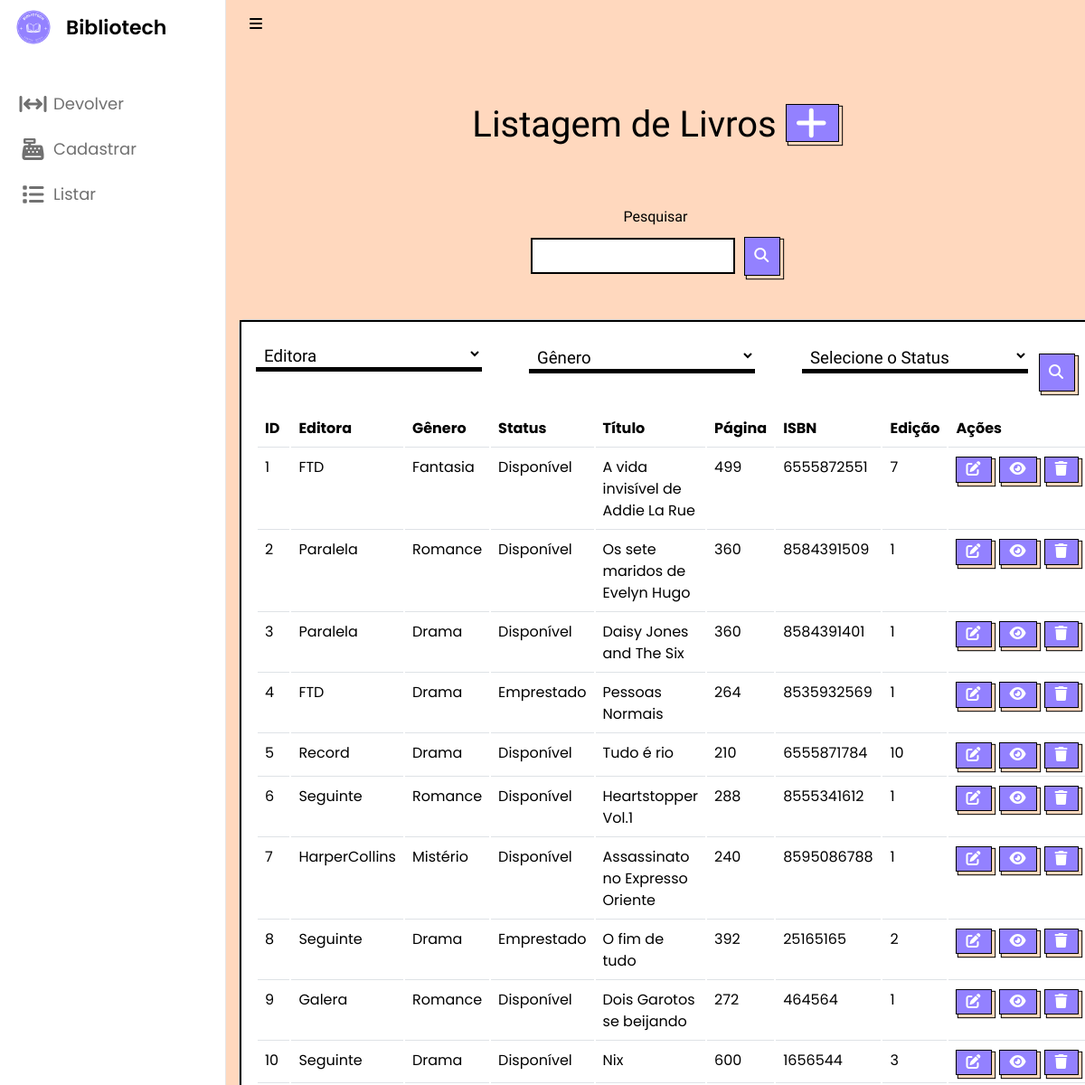
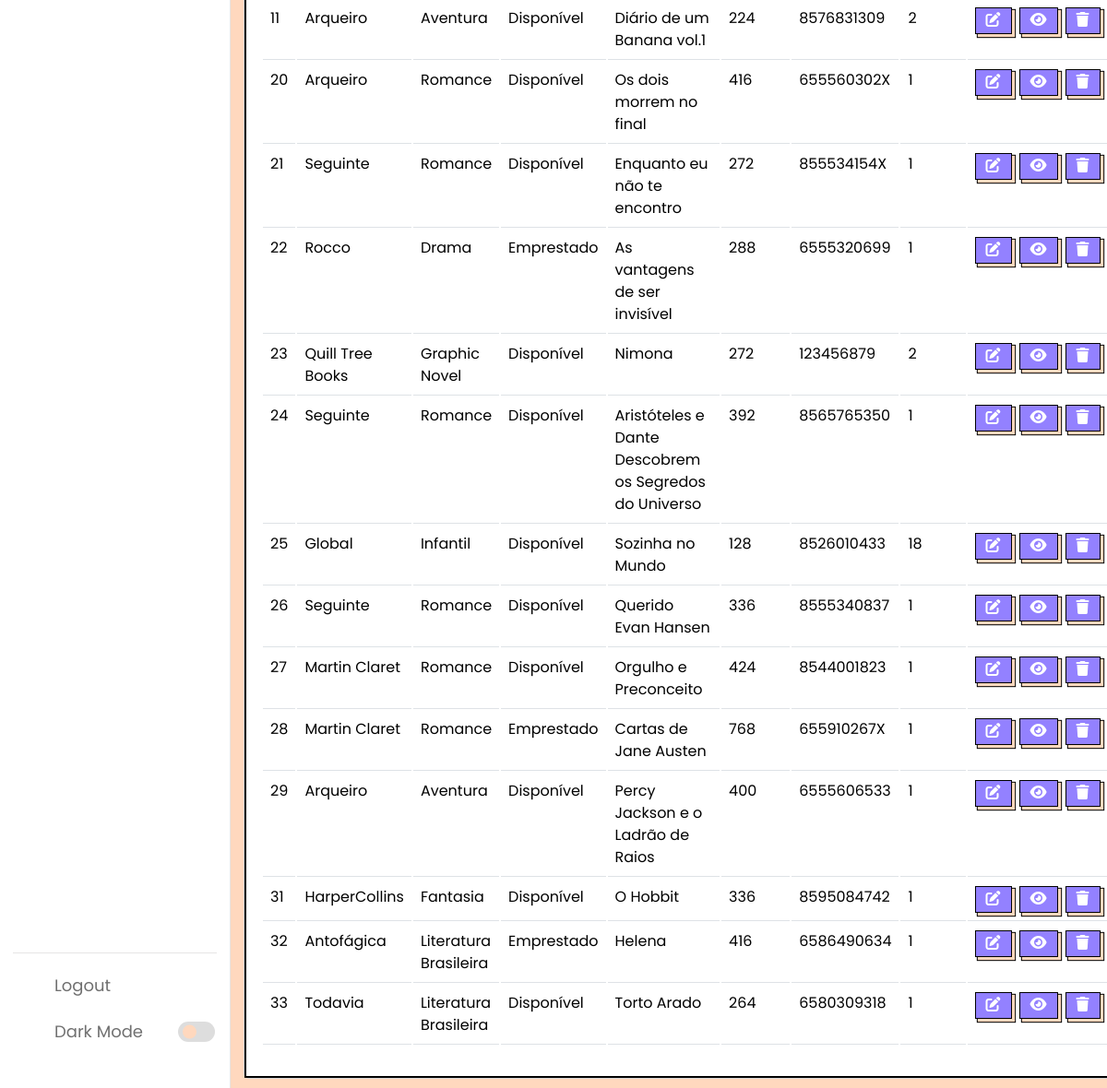
The page /listarLivros2.php (signed in) on the database its author committed (2 pictures, top to bottom).
### tables this page shows
CREATE TABLE `livro` (
  `id` int(11) NOT NULL,
  `idEditora` int(11) DEFAULT NULL,
  `idGenero` int(11) DEFAULT NULL,
  `statusLivro` varchar(45) NOT NULL,
  `titulo` varchar(250) NOT NULL,
  `pag` varchar(45) DEFAULT NULL,
  `isbn` varchar(15) DEFAULT NULL,
  `edicao` varchar(45) NOT NULL,
  `arquivo` varchar(30) DEFAULT NULL
);

CREATE TABLE `editora` (
  `id` int(11) NOT NULL,
  `status` varchar(45) NOT NULL,
  `nome` varchar(100) NOT NULL
);

CREATE TABLE `genero` (
  `id` int(11) NOT NULL,
  `status` varchar(45) NOT NULL,
  `nome` varchar(100) NOT NULL
);

### listarLivros2.php (the view, shortened to what this page needs)
<?php
require_once("conexao.php");
$V_WHERE = "";
$filtroGenero = "";
$filtroEditora = "";
$filtroStatus = "";
$sql = "SELECT livro.id, editora.nome as nomeEditora, genero.nome as nomeGenero, livro.statusLivro, livro.titulo, livro.pag, livro.isbn, livro.edicao, livro.arquivo as arquivo
        FROM livro
        LEFT JOIN editora ON livro.idEditora = editora.id
        LEFT JOIN genero ON livro.idGenero = genero.id
        WHERE 1 = 1".$V_WHERE.$filtroGenero.$filtroEditora.$filtroStatus;
$resultado = mysqli_query($conexao, $sql);
?>
<!DOCTYPE html>
<html lang="pt-br">
<head>
    <link rel="stylesheet" href="css/style.css">
    <link rel="stylesheet" href="css/cadastrar.css">
    <link rel="stylesheet" href="css/bootstrap.css">
    <link rel="stylesheet" href="css/acervo.css">
    <link rel="stylesheet" href="https://unicons.iconscout.com/release/v4.0.0/css/line.css">
</head>
<body>
    <nav>
        <a href="main.php" style="text-decoration: none">
            <div class="logo-name">
                <div class="logo-image">
                    <img src="logo.ico" alt="">
                </div>
                <span class="logo_name">Bibliotech</span>
            </div>
        </a>
        <div class="menu-items">
            <ul class="nav-links">
                <?php require_once('sidebar.php') ?>
            </ul>
            <ul class="logout-mode">
                <li><a href="sair.php">
                        <i class="uil uil-signout"></i>
                        <span class="link-name">Logout</span>
                    </a></li>
                <li class="mode">
                    <a href="#">
                        <i class="uil uil-moon"></i>
                        <span class="link-name">Dark Mode</span>
                    </a>
                    <div class="mode-toggle">
                        <span class="switch"></span>
                    </div>
                </li>
            </ul>
        </div>
    </nav>
    <section class="dashboard">
        <div class="navbar bg-body-tertiary">
            <div class="container-fluid">
                <i class="fa-solid fa-bars sidebar-toggle botaoNav"></i>
            </div>
        </div>
        <br><br><br>
        <h1 class="titulo text">Listagem de Livros <a href="cadastrarLivro.php" class="botao">
                <i class="fa-solid fa-plus"></i>
            </a></h1>
        <br><br>
        <center>
            <form method="post">
                <label name="titulo" for="exampleFormControlInput1" class="titulo text">Pesquisar</label>
                <div class="input-button-container">
                    <input name="titulo" type="text" class="formcampo">
                    <button name="pesquisar" stype="button" class="botaopesquisar">
                        <i class="fa-solid fa-magnifying-glass"></i>
                    </button>
                </div>
                <br><br>
            </form>
        </center>
        <center>
            <div class="card cardlistar">
                <div class="card-body cardlistar2">
                    <form method="post">
                        <div class="form-row">
                            <div class="form-column esquerda">
                                <select class="geekcb-field" name="idEditora" id="selectbox" data-selected="">
                                    <option class="fonte-status" value="" disabled="disabled" <?php echo empty($_POST['idEditora']) ? 'selected="selected"' : ''; ?>
                                        placeholder="Editora">
                                        Editora</option>
                                </select>
                            </div>
                            <div class="form-column">
                                <table>
                                    <tr>
                                        <td style="padding-right: 50px;">
                                            <select class="geekcb-field" name="idGenero" id="selectbox"
                                                data-selected="">
                                                <option class="fonte-status" value="" disabled="disabled"
                                                    placeholder="Gênero" <?php echo empty($_POST['idGenero']) ? 'selected="selected"' : ''; ?>>
                                                    Gênero</option>
                                            </select>
                                        </td>
                                        <td>
                                            <select class="geekcb-field" name="statusLivro" id="selectbox"
                                                data-selected="">
                                                <option value="" class="fonte-status" disabled selected hidden>Selecione
                                                    o Status</option>
                                            </select>
                                        </td>
                                        <td>
                                            <button name="filtro" stype="button" class="botaopesquisar">
                                                <i class="fa-solid fa-magnifying-glass"></i>
                                            </button>
                                        </td>
                                    </tr>
                                </table>
                            </div>
                        </div>
                    </form>
                    <table class="table">
                        <thead>
                            <tr>
                                <td scope="col"><b>ID</b></td>
                                <td scope="col"><b>Editora</b></td>
                                <td scope="col"><b>Gênero</b></td>
                                <td scope="col"><b>Status</b></td>
                                <td scope="col"><b>Título</b></td>
                                <td scope="col"><b>Página</b></td>
                                <td scope="col"><b>ISBN</b></td>
                                <td scope="col"><b>Edição</b></td>
                                <td scope="col"><b>Ações</b></td>
                            </tr>
                        </thead>
                        <tbody>
                            <?php while($linha = mysqli_fetch_array($resultado)) { ?>
                                <tr>
                                    <td>
                                        <?= $linha['id'] ?>
                                    </td>
                                    <td>
                                        <?= $linha['nomeEditora'] ?>
                                    </td>
                                    <td>
                                        <?= $linha['nomeGenero'] ?>
                                    </td>
                                    <td>
                                        <?= $linha['statusLivro'] ?>
                                    </td>
                                    <td style="word-wrap: break-word;">
                                        <?= $linha['titulo'] ?>
                                    </td>
                                    <td>
                                        <?= $linha['pag'] ?>
                                    </td>
                                    <td>
                                        <?= $linha['isbn'] ?>
                                    </td>
                                    <td>
                                        <?= $linha['edicao'] ?>
                                    </td>
                                    <td>
                                        <div class="d-flex justify-content-start">
                                            <a style="margin-right: 8px;" href="alterarLivro.php? id=<?= $linha['id'] ?>"
                                                class="botao">
                                                <i class="fa-solid fa-pen-to-square"></i></a>
                                            <a data-bs-toggle="modal" data-bs-target="#exampleModal_<?= $linha['id'] ?>"
                                                style="margin-right: 8px;" name="info" class="botao">
                                                <i class="fa-solid fa-eye"></i>
                                            </a>
                                            <a href="listarLivros.php? id=<?= $linha['id'] ?>" class="botao"
                                                data-bs-toggle="modal" data-bs-target="#modalExcluir<?= $linha['id'] ?>">
                                                <i class=" fa-sharp fa-solid fa-trash"></i> </a>
                                        </div>
                                    </td>
                                </tr>
                            <?php } ?>
                        </tbody>
                    </table>
                </div>
            </div>
        </center>
    </section>
</body>
</html>

### css/style.css (style rules this page uses)
* { margin: 0; padding: 0; box-sizing: border-box; font-family: 'Poppins', sans-serif; }
:root { --primary-color: #9381ff; --panel-color: #ffd8be; --text-color: #000; --black-light-color: #707070; --border-color: #e6e5e5; --toggle-color: #DDD; --box1-color: #4DA3FF; --box2-color: #FFE6AC; --box3-color: #E7D1FC; --index-i: #9381ff; --title-icon-color: #fff; --nav-color: white; --botaoNav: black; --tran-05: all 0.5s ease; --tran-03: all 0.3s ease; --tran-03: all 0.2s ease; }
body { min-height: 100vh; background-color: var(--primary-color); }
nav { position: fixed; top: 0; left: 0; height: 100%; width: 250px; padding: 10px 14px; background-color: var(--nav-color); border-right: 1px solid var(--border-color); transition: var(--tran-05); }
.botaoNav { color: var(--botaoNav); cursor: pointer; }
nav .logo-name { display: flex; align-items: center; }
nav .logo-image { display: flex; justify-content: center; min-width: 45px; }
nav .logo-image img { width: 40px; object-fit: cover; border-radius: 50%; }
nav .logo-name .logo_name { font-size: 22px; font-weight: 600; color: var(--text-color); margin-left: 14px; transition: var(--tran-05); }
nav .menu-items { margin-top: 40px; height: calc(100% - 90px); display: flex; flex-direction: column; justify-content: space-between; }
.menu-items li { list-style: none; }
.menu-items li a { display: flex; align-items: center; height: 50px; text-decoration: none; position: relative; }
.menu-items li a i { font-size: 24px; min-width: 45px; height: 100%; display: flex; align-items: center; justify-content: center; color: var(--black-light-color); }
.menu-items li a .link-name { font-size: 18px; font-weight: 400; color: var(--black-light-color); transition: var(--tran-05); }
.menu-items .logout-mode { padding-top: 10px; border-top: 1px solid var(--border-color); }
.menu-items .mode { display: flex; align-items: center; white-space: nowrap; }
.menu-items .mode-toggle { position: absolute; right: 14px; height: 50px; min-width: 45px; display: flex; align-items: center; justify-content: center; cursor: pointer; }
.mode-toggle .switch { position: relative; display: inline-block; height: 22px; width: 40px; border-radius: 25px; background-color: var(--toggle-color); }
.switch:before { content: ""; position: absolute; left: 5px; top: 50%; transform: translateY(-50%); height: 15px; width: 15px; background-color: var(--panel-color); border-radius: 50%; transition: var(--tran-03); }
.dashboard { position: relative; left: 250px; background-color: var(--panel-color); min-height: 100vh; width: calc(100% - 250px); padding: 10px 14px; transition: var(--tran-05); }
table tbody td { height: 2.8rem; color: #000000; }
table tbody tr:last-child td { border: 2; }
.text { color: var(--text-color); }
nav ul { list-style: none; }
nav ul li { line-height: 60px; }
.formcampo { border: 2px solid black; display: block; width: 30%; padding: 0.375rem 0.75rem; font-size: 1rem; font-weight: 400; line-height: 1.5; flex: 1; }
.input-button-container { display: flex; align-items: center; width: 30%; }

### rows shown on the page
livro: id "1", idEditora.nome "FTD", idGenero.nome "Fantasia", statusLivro "Disponível", titulo "A vida invisível de Addie La Rue", pag "499", isbn "6555872551", edicao "7"
livro: id "2", idEditora.nome "Paralela", idGenero.nome "Romance", statusLivro "Disponível", titulo "Os sete maridos de Evelyn Hugo", pag "360", isbn "8584391509", edicao "1"
livro: id "3", idEditora.nome "Paralela", idGenero.nome "Drama", statusLivro "Disponível", titulo "Daisy Jones and The Six", pag "360", isbn "8584391401", edicao "1"
livro: id "4", idEditora.nome "FTD", idGenero.nome "Drama", statusLivro "Emprestado", titulo "Pessoas Normais", pag "264", isbn "8535932569", edicao "1"
livro: id "5", idEditora.nome "Record", idGenero.nome "Drama", statusLivro "Disponível", titulo "Tudo é rio", pag "210", isbn "6555871784", edicao "10"
livro: id "6", idEditora.nome "Seguinte", idGenero.nome "Romance", statusLivro "Disponível", titulo "Heartstopper Vol.1", pag "288", isbn "8555341612", edicao "1"
livro: id "7", idEditora.nome "HarperCollins", idGenero.nome "Mistério", statusLivro "Disponível", titulo "Assassinato no Expresso Oriente", pag "240", isbn "8595086788", edicao "1"
livro: id "8", idEditora.nome "Seguinte", idGenero.nome "Drama", statusLivro "Emprestado", titulo "O fim de tudo", pag "392", isbn "25165165", edicao "2"
livro: id "9", idEditora.nome "Galera", idGenero.nome "Romance", statusLivro "Disponível", titulo "Dois Garotos se beijando", pag "272", isbn "464564", edicao "1"
livro: id "10", idEditora.nome "Seguinte", idGenero.nome "Drama", statusLivro "Disponível", titulo "Nix", pag "600", isbn "1656544", edicao "3"
livro: id "11", idEditora.nome "Arqueiro", idGenero.nome "Aventura", statusLivro "Disponível", titulo "Diário de um Banana vol.1", pag "224", isbn "8576831309", edicao "2"
livro: id "20", idEditora.nome "Arqueiro", idGenero.nome "Romance", statusLivro "Disponível", titulo "Os dois morrem no final", pag "416", isbn "655560302X", edicao "1"
livro: id "21", idEditora.nome "Seguinte", idGenero.nome "Romance", statusLivro "Disponível", titulo "Enquanto eu não te encontro", pag "272", isbn "855534154X", edicao "1"
livro: id "22", idEditora.nome "Rocco", idGenero.nome "Drama", statusLivro "Emprestado", titulo "As vantagens de ser invisível", pag "288", isbn "6555320699", edicao "1"
livro: id "23", idEditora.nome "Quill Tree Books", idGenero.nome "Graphic Novel", statusLivro "Disponível", titulo "Nimona", pag "272", isbn "123456879", edicao "2"
livro: id "24", idEditora.nome "Seguinte", idGenero.nome "Romance", statusLivro "Disponível", titulo "Aristóteles e Dante Descobrem os Segredos do Universo", pag "392", isbn "8565765350", edicao "1"
livro: id "25", idEditora.nome "Global", idGenero.nome "Infantil", statusLivro "Disponível", titulo "Sozinha no Mundo", pag "128", isbn "8526010433", edicao "18"
livro: id "26", idEditora.nome "Seguinte", idGenero.nome "Romance", statusLivro "Disponível", titulo "Querido Evan Hansen", pag "336", isbn "8555340837", edicao "1"
livro: id "27", idEditora.nome "Martin Claret", idGenero.nome "Romance", statusLivro "Disponível", titulo "Orgulho e Preconceito", pag "424", isbn "8544001823", edicao "1"
livro: id "28", idEditora.nome "Martin Claret", idGenero.nome "Romance", statusLivro "Emprestado", titulo "Cartas de Jane Austen", pag "768", isbn "655910267X", edicao "1"
livro: id "29", idEditora.nome "Arqueiro", idGenero.nome "Aventura", statusLivro "Disponível", titulo "Percy Jackson e o Ladrão de Raios", pag "400", isbn "6555606533", edicao "1"
livro: id "31", idEditora.nome "HarperCollins", idGenero.nome "Fantasia", statusLivro "Disponível", titulo "O Hobbit", pag "336", isbn "8595084742", edicao "1"
livro: id "32", idEditora.nome "Antofágica", idGenero.nome "Literatura Brasileira", statusLivro "Emprestado", titulo "Helena", pag "416", isbn "6586490634", edicao "1"
livro: id "33", idEditora.nome "Todavia", idGenero.nome "Literatura Brasileira", statusLivro "Disponível", titulo "Torto Arado", pag "264", isbn "6580309318", edicao "1"
